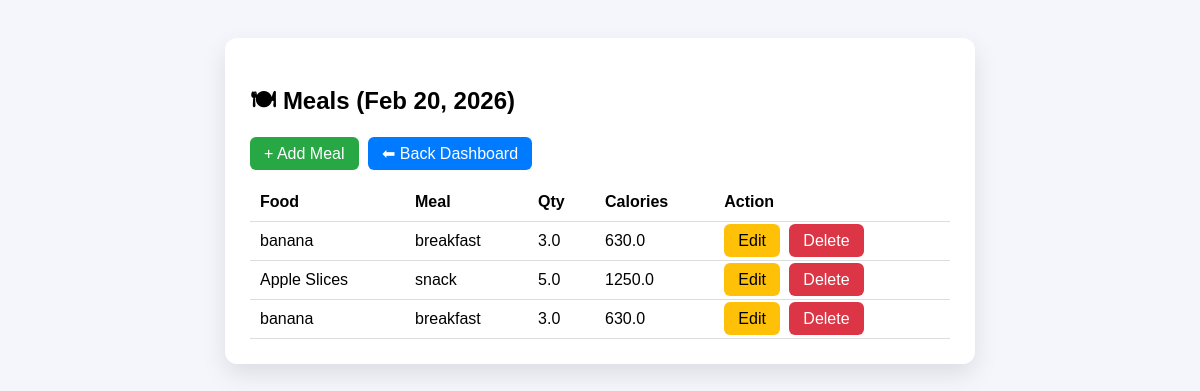
/meal/ (signed in), run on the app's committed database.
### Calory/models.py (models this page shows)
class Meal(models.Model):
    MEAL = [
        ('breakfast','Breakfast'),
        ('lunch','Lunch'),
        ('dinner','Dinner'),
        ('snack','Snack')
    ]
    user = models.ForeignKey(User,on_delete=models.CASCADE)
    food = models.ForeignKey(Food,on_delete=models.CASCADE)
    date = models.DateField()
    meal = models.CharField(max_length=20,choices=MEAL)
    qty = models.FloatField()
    calories = models.FloatField()

class Food(models.Model):
    MEAL_CHOICES = [
        ("breakfast","Breakfast"),
        ("lunch","Lunch"),
        ("dinner","Dinner"),
        ("snack","Snack"),
    ]
    name = models.CharField(max_length=100)
    meal_type = models.CharField(max_length=20, choices=MEAL_CHOICES)
    calories_100g = models.FloatField()
    protein = models.FloatField()
    carbs = models.FloatField()
    fat = models.FloatField()
    serving_grams = models.FloatField(default=100)
    verified = models.BooleanField(default=True)

### Calory/views.py (the view)
# urls.py: path('meal/', views.meal_page, name="meal_page"),
@login_required
def meal_page(request):
    selected_date = request.GET.get("date")
    if selected_date:
        selected_date = date.fromisoformat(selected_date)
    else:
        selected_date = timezone.localdate()
    meals = Meal.objects.filter(
        user=request.user,
        date=selected_date
    ).select_related("food")
    return render(request, "Calory/meals.html", {
        "meals": meals,
        "date": selected_date,
        "today": timezone.localdate()
    })

### Calory/templates/Calory/meals.html (shortened to what this page needs)
{% load static %}
<!DOCTYPE html>
<html>
<head>
</head>
<body>
<div class="box">
<h2>🍽 Meals ({{ date|date:"M d, Y" }})</h2>
<a href="{% url 'add_meal' %}?date={{ date|date:'Y-m-d' }}" class="btn add">+ Add Meal</a>
<a href="{% url 'dashboard' %}" class="btn back">⬅ Back Dashboard</a>
<table>
<tr>
    <th>Food</th>
    <th>Meal</th>
    <th>Qty</th>
    <th>Calories</th>
    <th>Action</th>
</tr>
{% for m in meals %}
<tr>
    <td>{{ m.food.name }}</td>
    <td>{{ m.meal }}</td>
    <td>{{ m.qty }}</td>
    <td>{{ m.calories }}</td>
    <td>
        <a href="{% url 'edit_meal' m.id %}" class="btn edit">Edit</a>
        <a href="{% url 'delete_meal' m.id %}" class="btn delete">Delete</a>
    </td>
</tr>
{% empty %}
<tr>
    <td colspan="5">No meals added today</td>
</tr>
{% endfor %}
</table>
</div>
</body>
</html>

### Calory/templates/Calory/meals.html (style rules this page uses)
body { font-family:Arial; background:#f4f6fb; padding:30px; }
.box { max-width:700px; margin:auto; background:white; padding:25px; border-radius:12px; box-shadow:0 10px 25px rgba(0,0,0,.1); }
.btn { padding:8px 14px; text-decoration:none; border-radius:6px; color:white; margin-right:5px; }
.add { background:#28a745; }
.edit { background:#ffc107; color:black; }
.delete { background:#dc3545; }
.back { background:#007bff; }
table { width:100%; margin-top:20px; border-collapse:collapse; }
th,td { padding:10px; border-bottom:1px solid #ddd; text-align:left; }

### data on the page
Meal: food.name "banana", meal "breakfast", qty "3.0", calories "630.0"
Meal: food.name "Apple Slices", meal "snack", qty "5.0", calories "1250.0"
Meal: food.name "banana", meal "breakfast", qty "3.0", calories "630.0"

### other printed values
{{ date|date:"M d, Y" }} "Feb 20, 2026"
